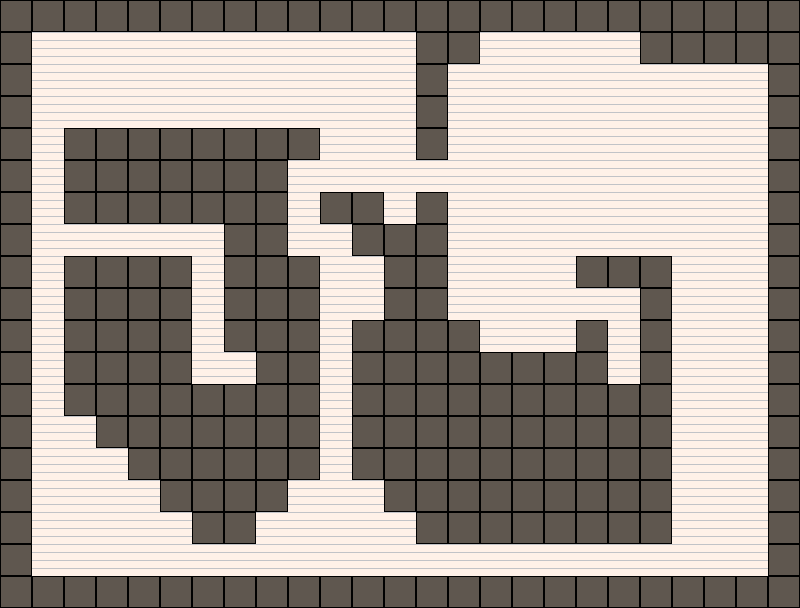

This is a level from a 2D game, rendered from its Tiled map with the project's own tilesets. A one-line summary and the complete map file follow:
An orthogonal 25x19 tile map with 32x32 px tiles, 2 tile layers (background, walls), 2 tilesets and 40 objects (11x downleft, 7x downright, 6x upright, 4x black, 3x red, ...).

<map version="1.2" tiledversion="1.2.2" orientation="orthogonal" renderorder="right-down" width="25" height="19" tilewidth="32" tileheight="32" infinite="0" nextlayerid="5" nextobjectid="66">
 <tileset firstgid="1" name="topdownpeople" tilewidth="32" tileheight="32" tilecount="12" columns="2">
  <image source="topdownpeople.png" width="64" height="192" />
 </tileset>
 <tileset firstgid="13" name="walls1" tilewidth="32" tileheight="32" tilecount="7" columns="7">
  <image source="walls1.png" width="224" height="32" />
 </tileset>
 <layer id="2" name="background" width="25" height="19">
  <data encoding="csv">
14,14,14,14,14,14,14,14,14,14,14,14,14,14,14,14,14,14,14,14,14,14,14,14,14,
14,14,14,14,14,14,14,14,14,14,14,14,14,14,14,14,14,14,14,14,14,14,14,14,14,
14,14,14,14,14,14,14,14,14,14,14,14,14,14,14,14,14,14,14,14,14,14,14,14,14,
14,14,14,14,14,14,14,14,14,14,14,14,14,14,14,14,14,14,14,14,14,14,14,14,14,
14,14,14,14,14,14,14,14,14,14,14,14,14,14,14,14,14,14,14,14,14,14,14,14,14,
14,14,14,14,14,14,14,14,14,14,14,14,14,14,14,14,14,14,14,14,14,14,14,14,14,
14,14,14,14,14,14,14,14,14,14,14,14,14,14,14,14,14,14,14,14,14,14,14,14,14,
14,14,14,14,14,14,14,14,14,14,14,14,14,14,14,14,14,14,14,14,14,14,14,14,14,
14,14,14,14,14,14,14,14,14,14,14,14,14,14,14,14,14,14,14,14,14,14,14,14,14,
14,14,14,14,14,14,14,14,14,14,14,14,14,14,14,14,14,14,14,14,14,14,14,14,14,
14,14,14,14,14,14,14,14,14,14,14,14,14,14,14,14,14,14,14,14,14,14,14,14,14,
14,14,14,14,14,14,14,14,14,14,14,14,14,14,14,14,14,14,14,14,14,14,14,14,14,
14,14,14,14,14,14,14,14,14,14,14,14,14,14,14,14,14,14,14,14,14,14,14,14,14,
14,14,14,14,14,14,14,14,14,14,14,14,14,14,14,14,14,14,14,14,14,14,14,14,14,
14,14,14,14,14,14,14,14,14,14,14,14,14,14,14,14,14,14,14,14,14,14,14,14,14,
14,14,14,14,14,14,14,14,14,14,14,14,14,14,14,14,14,14,14,14,14,14,14,14,14,
14,14,14,14,14,14,14,14,14,14,14,14,14,14,14,14,14,14,14,14,14,14,14,14,14,
14,14,14,14,14,14,14,14,14,14,14,14,14,14,14,14,14,14,14,14,14,14,14,14,14,
14,0,0,0,0,0,0,0,0,14,14,14,14,14,14,14,14,14,14,14,14,14,14,14,14
</data>
 </layer>
 <objectgroup id="4" name="people">
  <object id="11" name="red" gid="5" x="544" y="224" width="32" height="32" />
  <object id="17" name="goal" gid="7" x="608" y="384" width="32" height="32" />
  <object id="18" name="spawn" gid="10" x="224" y="384" width="32" height="32" />
  <object id="21" name="black" gid="3" x="192" y="256" width="32" height="32" />
  <object id="22" name="red" gid="5" x="32" y="352" width="32" height="32" />
  <object id="38" name="ghost" gid="11" x="320" y="416" width="32" height="32" />
  <object id="39" name="white" gid="1" x="352" y="64" width="32" height="32" />
  <object id="40" name="white" gid="1" x="384" y="192" width="32" height="32" />
  <object id="42" name="ghost" gid="11" x="192" y="576" width="32" height="32" />
  <object id="43" name="black" gid="3" x="128" y="576" width="32" height="32" />
  <object id="44" name="red" gid="5" x="544" y="320" width="32" height="32" />
  <object id="54" name="black" gid="3" x="640" y="96" width="32" height="32" />
  <object id="55" name="black" gid="3" x="608" y="224" width="32" height="32" />
 </objectgroup>
 <objectgroup id="3" name="corners">
  <object id="1" name="upright" gid="15" x="32" y="576" width="32" height="32" />
  <object id="2" name="downright" gid="16" x="32" y="64" width="32" height="32" />
  <object id="4" name="upleft" gid="18" x="736" y="576" width="32" height="32" />
  <object id="20" name="upright" gid="15" x="192" y="384" width="32" height="32" />
  <object id="26" name="upright" gid="15" x="320" y="288" width="32" height="32" />
  <object id="27" name="downleft" gid="17" x="352" y="288" width="32" height="32" />
  <object id="28" name="upleft" gid="18" x="352" y="320" width="32" height="32" />
  <object id="29" name="downright" gid="16" x="320" y="320" width="32" height="32" />
  <object id="34" name="upright" gid="15" x="288" y="256" width="32" height="32" />
  <object id="35" name="downleft" gid="17" x="320" y="256" width="32" height="32" />
  <object id="36" name="downright" gid="16" x="288" y="192" width="32" height="32" />
  <object id="45" name="upright" gid="15" x="448" y="320" width="32" height="32" />
  <object id="47" name="downright" gid="16" x="448" y="96" width="32" height="32" />
  <object id="48" name="downright" gid="16" x="480" y="64" width="32" height="32" />
  <object id="49" name="downleft" gid="17" x="736" y="96" width="32" height="32" />
  <object id="51" name="downleft" gid="17" x="608" y="64" width="32" height="32" />
  <object id="52" name="downleft" gid="17" x="608" y="320" width="32" height="32" />
  <object id="56" name="upright" gid="15" x="480" y="352" width="32" height="32" />
  <object id="57" name="upleft" gid="18" x="544" y="352" width="32" height="32" />
  <object id="58" name="downleft" gid="17" x="64" y="448" width="32" height="32" />
  <object id="59" name="downleft" gid="17" x="96" y="480" width="32" height="32" />
  <object id="60" name="downleft" gid="17" x="128" y="512" width="32" height="32" />
  <object id="61" name="downleft" gid="17" x="160" y="544" width="32" height="32" />
  <object id="62" name="downright" gid="16" x="288" y="512" width="32" height="32" />
  <object id="63" name="downright" gid="16" x="256" y="544" width="32" height="32" />
  <object id="64" name="downleft" gid="17" x="352" y="512" width="32" height="32" />
  <object id="65" name="downleft" gid="17" x="384" y="544" width="32" height="32" />
 </objectgroup>
 <layer id="1" name="walls" width="25" height="19">
  <data encoding="csv">
13,13,13,13,13,13,13,13,13,13,13,13,13,13,13,13,13,13,13,13,13,13,13,13,13,
13,0,0,0,0,0,0,0,0,0,0,0,0,13,13,0,0,0,0,0,13,13,13,13,13,
13,0,0,0,0,0,0,0,0,0,0,0,0,13,0,0,0,0,0,0,0,0,0,0,13,
13,0,0,0,0,0,0,0,0,0,0,0,0,13,0,0,0,0,0,0,0,0,0,0,13,
13,0,13,13,13,13,13,13,13,13,0,0,0,13,0,0,0,0,0,0,0,0,0,0,13,
13,0,13,13,13,13,13,13,13,0,0,0,0,0,0,0,0,0,0,0,0,0,0,0,13,
13,0,13,13,13,13,13,13,13,0,13,13,0,13,0,0,0,0,0,0,0,0,0,0,13,
13,0,0,0,0,0,0,13,13,0,0,13,13,13,0,0,0,0,0,0,0,0,0,0,13,
13,0,13,13,13,13,0,13,13,13,0,0,13,13,0,0,0,0,13,13,13,0,0,0,13,
13,0,13,13,13,13,0,13,13,13,0,0,13,13,0,0,0,0,0,0,13,0,0,0,13,
13,0,13,13,13,13,0,13,13,13,0,13,13,13,13,0,0,0,13,0,13,0,0,0,13,
13,0,13,13,13,13,0,0,13,13,0,13,13,13,13,13,13,13,13,0,13,0,0,0,13,
13,0,13,13,13,13,13,13,13,13,0,13,13,13,13,13,13,13,13,13,13,0,0,0,13,
13,0,0,13,13,13,13,13,13,13,0,13,13,13,13,13,13,13,13,13,13,0,0,0,13,
13,0,0,0,13,13,13,13,13,13,0,13,13,13,13,13,13,13,13,13,13,0,0,0,13,
13,0,0,0,0,13,13,13,13,0,0,0,13,13,13,13,13,13,13,13,13,0,0,0,13,
13,0,0,0,0,0,13,13,0,0,0,0,0,13,13,13,13,13,13,13,13,0,0,0,13,
13,0,0,0,0,0,0,0,0,0,0,0,0,0,0,0,0,0,0,0,0,0,0,0,13,
13,13,13,13,13,13,13,13,13,13,13,13,13,13,13,13,13,13,13,13,13,13,13,13,13
</data>
 </layer>
</map>